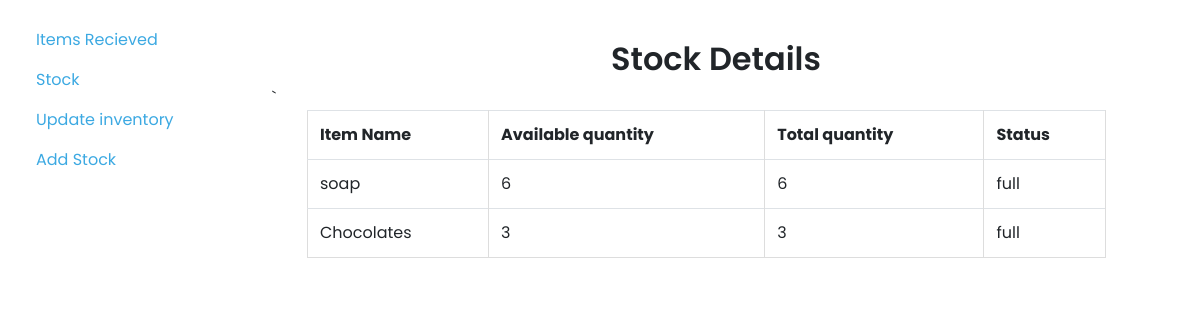
Page /stock on the earlier database version.
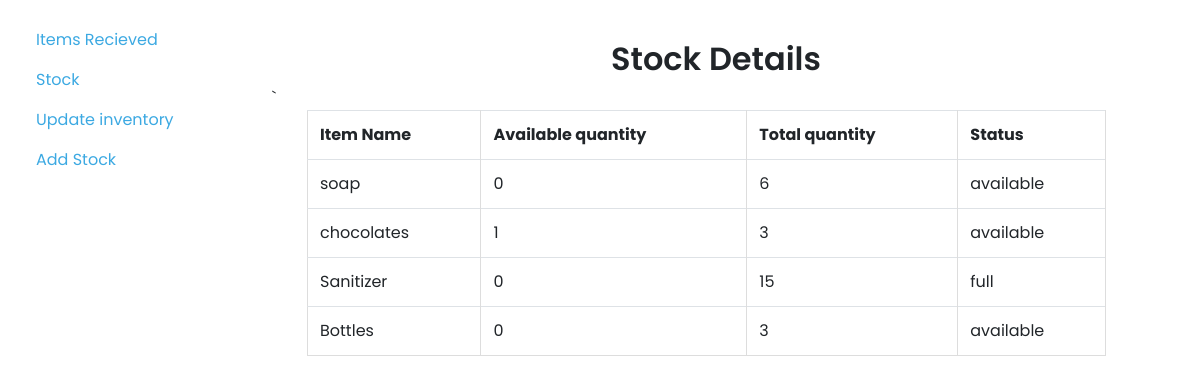
Same page on the later database version.
### tables this page shows
CREATE TABLE stockDetails (
    id INTEGER PRIMARY KEY AUTOINCREMENT,
    item_name TEXT NOT NULL,
    items_available INTEGER,
    items_total INTEGER NOT NULL,
    action_needed TEXT NOT NULL,
    FOREIGN KEY (item_name) REFERENCES orderDetails(item_name)

);

### hello.py (the view)
@app.route('/stock')
def stock():
    conn = get_db_connection()
    stockdeets = conn.execute('SELECT * FROM stockDetails').fetchall()
    conn.close()
    return render_template('stock.html', stockdeets= stockdeets)

### hello.py (called while the page is built)
def get_db_connection():
    conn = sqlite3.connect('database.db')
    conn.row_factory = sqlite3.Row
    return conn

### templates/stock.html (shortened to what this page needs)
{% extends 'orderDetails.html' %}
{% block content %}
<h2>{% block title %} Stock Details {% endblock %}</h2>
            <th>Item Name</th>
            <th>Available quantity</th>
            <th>Total quantity</th>
            <th>Status</th>
                {% for order in stockdeets %}
            <td><div class="table-data">{{ order['item_name'] }}</td></div>
				<td><div class="table-data">{{ order['items_available'] }}</td></div>
                <td><div class="table-data">{{ order['items_total'] }}</td></div>
                <td><div class="table-data">{{ order['action_needed'] }}</td></div>
                {% endfor %}
{% endblock  %}

### templates/orderDetails.html (shortened to what this page needs)
<!DOCTYPE html>
<html>
<head>
  <link rel="stylesheet" href="https://cdnjs.cloudflare.com/ajax/libs/normalize/5.0.0/normalize.min.css">
  <link rel="stylesheet" href="{{ url_for('static', filename= 'css/style.css') }}">
    <link rel="stylesheet" href="https://cdn.jsdelivr.net/npm/bootstrap@4.0.0/dist/css/bootstrap.min.css">
</head>
<body>
<div class = "big-block">
  <div class = "left-block">
  <ul class="nav flex-column">
    <li class="nav-item">
      <a class="nav-link" href="#">Items Recieved</a>
    </li>
    <li class="nav-item">
      <a class="nav-link" href="#">Stock</a>
    </li>
    <li class="nav-item">
      <a class="nav-link" href="#">Update inventory</a>
    </li>
    <li class="nav-item">
      <a class="nav-link " href="#">Add Stock</a>
    </li>
  </ul>
</div>
<div class="table">
  <table>
  {% block content %}{% endblock %}
</body>
</html>

### static/css/style.css (style rules this page uses)
body { background-color: #EDF0F2; font-size: 1.6rem; font-family: 'Poppins', sans-serif; color: #2b3e51; }
h2 { font-weight: 300; text-align: center; }
a, a:link, a:visited, a:active { color: #3ca9e2; -webkit-transition: all 0.2s ease; transition: all 0.2s ease; }
h2 { font-family: 'Poppins', sans-serif; }

### templates/orderDetails.html (style rules this page uses)
table { font-family: 'Poppins', sans-serif; border-collapse: collapse; width: 90%; margin-left: 35px; align-items: center; font-size: medium; justify-content: center; }
a { text-decoration:none; }
td, th { border: 1px solid #dddddd; text-align: left; padding: 8px; }
h2 { font-weight: 600; }
body { font-family: 'Poppins', sans-serif; font-size: medium; margin: 20px; }
.left-block { float: left; margin-right: 20px; }
.table { float: right; width: 80%; margin-left: 20px; padding: 20px; }

Differences in the rows shown:
changed stockDetails "soap": items_available "6" → "0"; action_needed "full" → "available"
changed stockDetails: item_name "Chocolates" → "chocolates"; items_available "3" → "1"; action_needed "full" → "available"
added stockDetails: item_name "Sanitizer", items_available "0", items_total "15", action_needed "full"
added stockDetails: item_name "Bottles", items_available "0", items_total "3", action_needed "available"
